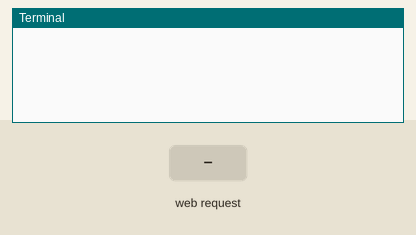
Recording of a program running on a simulated Raspberry Pi (BCM pin numbers). On the bench: the last lines printed to the terminal. The test bench sets the inputs (shaded band). The camera gives no picture and a still takes 0.5 s; the clock reads 2024-03-15 10:24:30 at power-on unless the program sets it.

Above: at 1.2 s.
1.3 s: HTTP request for / received
At 2.5 s:
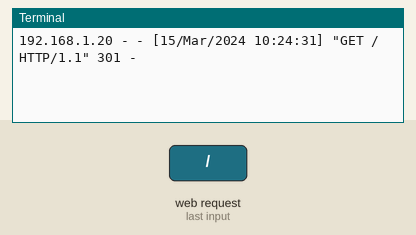
2.8 s: HTTP request for /index.html received
At 3.6 s:
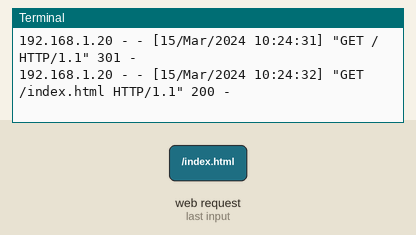
4.3 s: HTTP request for /stream.mjpg received
At 4.8 s:
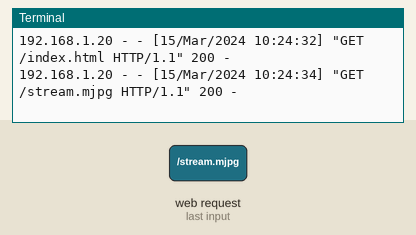

The program:

Server.py
```python
# Web streaming example
# Source code from the official PiCamera package
# http://picamera.readthedocs.io/en/latest/recipes2.html#web-streaming

import io
import picamera
import logging
import socketserver
from threading import Condition
from http import server

PAGE="""<!DOCTYPE HTML>
<html>
	<head>
		<title>Raspberry Pi - Camera Web Interface</title>
	</head>
	<body>
		<center><h1>Pi Cam</h1></center>
		<center><img src="stream.mjpg" width="640" height="480"></center>
	</body>
</html>
"""

class StreamingOutput(object):
    def __init__(self):
        self.frame = None
        self.buffer = io.BytesIO()
        self.condition = Condition()

    def write(self, buf):
        if buf.startswith(b'\xff\xd8'):
            # New frame, copy the existing buffer's content and notify all clients
            self.buffer.truncate()
            with self.condition:
                self.frame = self.buffer.getvalue()
                self.condition.notify_all()
            self.buffer.seek(0)
        return self.buffer.write(buf)

class StreamingHandler(server.BaseHTTPRequestHandler):
    def do_GET(self):
        if self.path == '/':
            self.send_response(301)
            self.send_header('Location', '/index.html')
            self.end_headers()
        elif self.path == '/index.html':
            content = PAGE.encode('utf-8')
            self.send_response(200)
            self.send_header('Content-Type', 'text/html')
            self.send_header('Content-Length', len(content))
            self.end_headers()
            self.wfile.write(content)
        elif self.path == '/stream.mjpg':
            self.send_response(200)
            self.send_header('Age', 0)
            self.send_header('Cache-Control', 'no-cache, private')
            self.send_header('Pragma', 'no-cache')
            self.send_header('Content-Type', 'multipart/x-mixed-replace; boundary=FRAME')
            self.end_headers()
            try:
                while True:
                    with output.condition:
                        output.condition.wait()
                        frame = output.frame
                    self.wfile.write(b'--FRAME\r\n')
                    self.send_header('Content-Type', 'image/jpeg')
                    self.send_header('Content-Length', len(frame))
                    self.end_headers()
                    self.wfile.write(frame)
                    self.wfile.write(b'\r\n')
            except Exception as e:
                logging.warning(f'Removed streaming client {self.client_address}: {str(e)}')
        else:
            self.send_error(404)
            self.end_headers()

class StreamingServer(socketserver.ThreadingMixIn, server.HTTPServer):
    allow_reuse_address = True
    daemon_threads = True

with picamera.PiCamera(resolution='640x480', framerate=90) as camera:
	output = StreamingOutput()
	# camera.rotation = 90
	camera.exposure_mode = "off"
	camera.contrast = 100
	camera.brightness = 50
	# camera.exposure_compensation = -1

	camera.start_recording(output, format='mjpeg')
    try:
        address = ('0.0.0.0', 5801)
        server = StreamingServer(address, StreamingHandler)
        server.serve_forever()
    finally:
        camera.stop_recording()
```

Measured:
- after the input at 1.3 s, the terminal: prints a new line at once (image 1)
- after the input at 2.8 s, the terminal: prints a new line at once (image 2)
- after the input at 4.3 s, the terminal: prints a new line at once (image 3)
